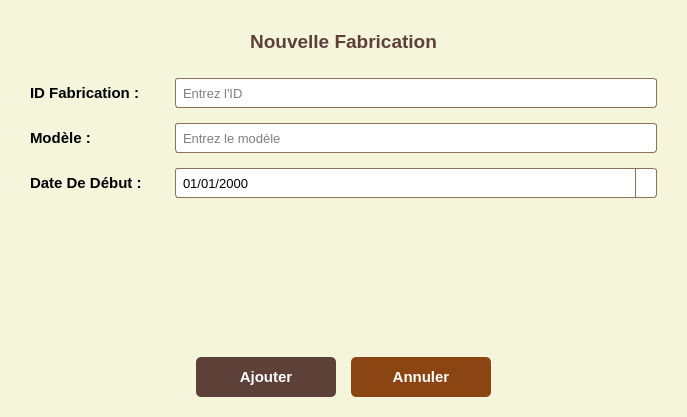
<?xml version="1.0" encoding="UTF-8"?>
<ui version="4.0">
 <class>Dialog</class>
 <widget class="QDialog" name="Dialog">
  <property name="geometry">
   <rect>
    <x>0</x>
    <y>0</y>
    <width>687</width>
    <height>417</height>
   </rect>
  </property>
  <property name="windowTitle">
   <string>Ajouter une Fabrication</string>
  </property>
  <property name="styleSheet">
   <string notr="true">QDialog {
    background-color: #f5f5dc;
}

QLabel {
    color: #000000;
    font-weight: bold;
    font-size: 11pt;
}

QLineEdit, QDateEdit {
    background-color: white;
    border: 1px solid #8b7355;
    border-radius: 3px;
    padding: 5px;
    font-size: 10pt;
}

QLineEdit:focus, QDateEdit:focus {
    border: 2px solid #5d4037;
}

QPushButton {
    background-color: #5d4037;
    color: white;
    border: none;
    border-radius: 5px;
    padding: 8px 20px;
    font-size: 11pt;
    font-weight: bold;
    min-width: 100px;
}

QPushButton:hover {
    background-color: #6d4c41;
}

QPushButton:pressed {
    background-color: #4e342e;
}

QPushButton#pushButton_annuler {
    background-color: #8b4513;
}

QPushButton#pushButton_annuler:hover {
    background-color: #a0522d;
}

QDateEdit::drop-down {
    subcontrol-origin: padding;
    subcontrol-position: top right;
    width: 20px;
    border-left: 1px solid #8b7355;
}

QDateEdit::down-arrow {
    image: url(down_arrow.png);
    width: 10px;
    height: 10px;
}</string>
  </property>
  <layout class="QVBoxLayout" name="verticalLayout">
   <property name="spacing">
    <number>15</number>
   </property>
   <property name="leftMargin">
    <number>20</number>
   </property>
   <property name="topMargin">
    <number>20</number>
   </property>
   <property name="rightMargin">
    <number>20</number>
   </property>
   <property name="bottomMargin">
    <number>20</number>
   </property>
   <item>
    <widget class="QLabel" name="label_titre">
     <property name="styleSheet">
      <string notr="true">font-size: 14pt;
font-weight: bold;
color: #5d4037;
padding: 10px;</string>
     </property>
     <property name="text">
      <string>Nouvelle Fabrication</string>
     </property>
     <property name="alignment">
      <set>Qt::AlignmentFlag::AlignCenter</set>
     </property>
    </widget>
   </item>
   <item>
    <layout class="QFormLayout" name="formLayout">
     <property name="horizontalSpacing">
      <number>15</number>
     </property>
     <property name="verticalSpacing">
      <number>15</number>
     </property>
     <property name="leftMargin">
      <number>10</number>
     </property>
     <property name="rightMargin">
      <number>10</number>
     </property>
     <item row="0" column="0">
      <widget class="QLabel" name="label_id">
       <property name="minimumSize">
        <size>
         <width>130</width>
         <height>0</height>
        </size>
       </property>
       <property name="text">
        <string>ID Fabrication :</string>
       </property>
      </widget>
     </item>
     <item row="0" column="1">
      <widget class="QLineEdit" name="lineEdit_id">
       <property name="minimumSize">
        <size>
         <width>200</width>
         <height>30</height>
        </size>
       </property>
       <property name="placeholderText">
        <string>Entrez l'ID</string>
       </property>
      </widget>
     </item>
     <item row="1" column="0">
      <widget class="QLabel" name="label_modele">
       <property name="text">
        <string>Modèle :</string>
       </property>
      </widget>
     </item>
     <item row="1" column="1">
      <widget class="QLineEdit" name="lineEdit_modele">
       <property name="minimumSize">
        <size>
         <width>200</width>
         <height>30</height>
        </size>
       </property>
       <property name="placeholderText">
        <string>Entrez le modèle</string>
       </property>
      </widget>
     </item>
     <item row="2" column="0">
      <widget class="QLabel" name="label_date">
       <property name="text">
        <string>Date De Début :</string>
       </property>
      </widget>
     </item>
     <item row="2" column="1">
      <widget class="QDateEdit" name="dateEdit_debut">
       <property name="minimumSize">
        <size>
         <width>200</width>
         <height>30</height>
        </size>
       </property>
       <property name="displayFormat">
        <string>dd/MM/yyyy</string>
       </property>
       <property name="calendarPopup">
        <bool>true</bool>
       </property>
       <property name="date">
        <date>
         <year>2000</year>
         <month>1</month>
         <day>1</day>
        </date>
       </property>
      </widget>
     </item>
    </layout>
   </item>
   <item>
    <spacer name="verticalSpacer">
     <property name="orientation">
      <enum>Qt::Orientation::Vertical</enum>
     </property>
     <property name="sizeHint" stdset="0">
      <size>
       <width>20</width>
       <height>40</height>
      </size>
     </property>
    </spacer>
   </item>
   <item>
    <layout class="QHBoxLayout" name="horizontalLayout">
     <property name="spacing">
      <number>15</number>
     </property>
     <item>
      <spacer name="horizontalSpacer">
       <property name="orientation">
        <enum>Qt::Orientation::Horizontal</enum>
       </property>
       <property name="sizeHint" stdset="0">
        <size>
         <width>40</width>
         <height>20</height>
        </size>
       </property>
      </spacer>
     </item>
     <item>
      <widget class="QPushButton" name="pushButton_ajouter">
       <property name="minimumSize">
        <size>
         <width>140</width>
         <height>40</height>
        </size>
       </property>
       <property name="cursor">
        <cursorShape>PointingHandCursor</cursorShape>
       </property>
       <property name="text">
        <string>Ajouter</string>
       </property>
      </widget>
     </item>
     <item>
      <widget class="QPushButton" name="pushButton_annuler">
       <property name="minimumSize">
        <size>
         <width>140</width>
         <height>40</height>
        </size>
       </property>
       <property name="cursor">
        <cursorShape>PointingHandCursor</cursorShape>
       </property>
       <property name="text">
        <string>Annuler</string>
       </property>
      </widget>
     </item>
     <item>
      <spacer name="horizontalSpacer_2">
       <property name="orientation">
        <enum>Qt::Orientation::Horizontal</enum>
       </property>
       <property name="sizeHint" stdset="0">
        <size>
         <width>40</width>
         <height>20</height>
        </size>
       </property>
      </spacer>
     </item>
    </layout>
   </item>
  </layout>
 </widget>
 <resources/>
 <connections>
  <connection>
   <sender>pushButton_ajouter</sender>
   <signal>clicked()</signal>
   <receiver>Dialog</receiver>
   <slot>accept()</slot>
   <hints>
    <hint type="sourcelabel">
     <x>189</x>
     <y>259</y>
    </hint>
    <hint type="destinationlabel">
     <x>224</x>
     <y>149</y>
    </hint>
   </hints>
  </connection>
  <connection>
   <sender>pushButton_annuler</sender>
   <signal>clicked()</signal>
   <receiver>Dialog</receiver>
   <slot>reject()</slot>
   <hints>
    <hint type="sourcelabel">
     <x>314</x>
     <y>259</y>
    </hint>
    <hint type="destinationlabel">
     <x>224</x>
     <y>149</y>
    </hint>
   </hints>
  </connection>
 </connections>
</ui>
